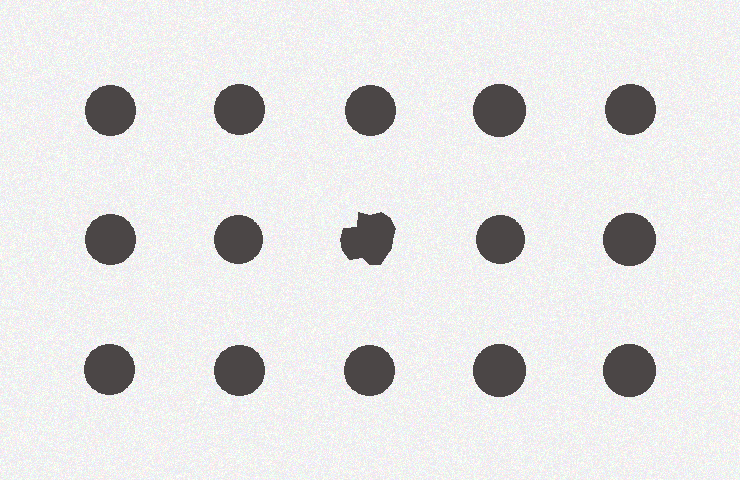
#> input picture vision/samples/abnormal_shape.png, 740 x 480 px
$ python -i main.py   (imports and definitions only)
#> lines starting #> are read from the running program, lines starting #| are printed output that depends on the picture; after the words box and inside, x2 and y2 are one past the last pixel; in counts of white or black regions, pixels touching at a corner belong together
"""Dispensing metrology service.

Classical computer vision, deliberately: no training data is required and every
number traces to a pixel measurement a process engineer can reproduce with a
microscope and a ruler. Thresholding is Otsu, shape is the standard isoperimetric
circularity ratio, dispersion is the coefficient of variation.
"""

from __future__ import annotations

import base64
import io
import math

import cv2
import numpy as np
from fastapi import FastAPI, File, Form, UploadFile
from fastapi.middleware.cors import CORSMiddleware

# [4 lines not run here, left out]

# Deposits smaller than this fraction of the frame are treated as sensor noise.
MIN_AREA_FRACTION = 5e-4
CIRCULARITY_IRREGULAR = 0.80
# Control limits as a fraction of the median deposit area. Median-based rather
# than mean +/- 2 sigma: with a bimodal population the standard deviation
# inflates until genuine outliers stop clearing the limit.
UNDERSIZED_LIMIT = 0.70
OVERSIZED_LIMIT = 1.40


def _segment(gray: np.ndarray) -> np.ndarray:
    """Otsu threshold, oriented so deposits are foreground regardless of polarity."""
    blurred = cv2.GaussianBlur(gray, (5, 5), 0)
    _, binary = cv2.threshold(blurred, 0, 255, cv2.THRESH_BINARY + cv2.THRESH_OTSU)
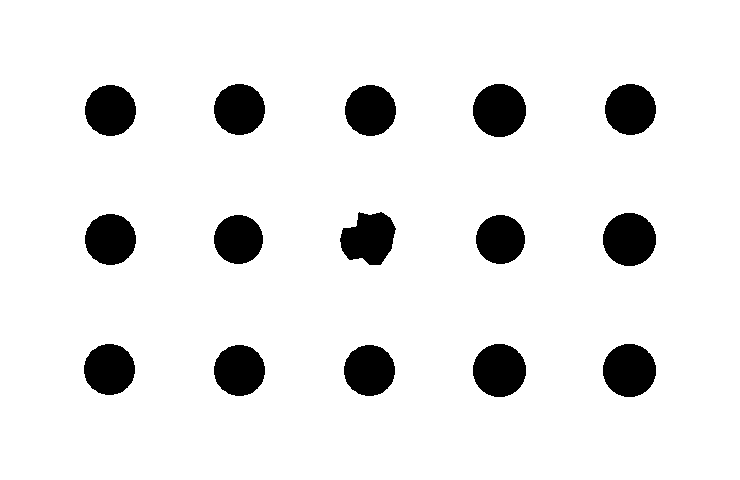
#> binary: shape (480, 740); 91.2% white; 15 black regions, largest, box (x1, y1, x2, y2) and area: (473, 84, 526, 137) 2217, (603, 213, 656, 266) 2216, (473, 344, 526, 397) 2216

    # If the "foreground" occupies most of the frame we picked the wrong polarity.
    if np.count_nonzero(binary) > binary.size * 0.5:
        binary = cv2.bitwise_not(binary)

    kernel = cv2.getStructuringElement(cv2.MORPH_ELLIPSE, (5, 5))
    binary = cv2.morphologyEx(binary, cv2.MORPH_OPEN, kernel, iterations=1)
    return cv2.morphologyEx(binary, cv2.MORPH_CLOSE, kernel, iterations=1)


# [106 lines left out: functions _measure_blobs, _position_deviation, _annotate, not called in this run]


# [3 lines that did not run here, left out]


# [73 lines left out: function measure_image, not called in this run]


# [6 lines not run here, left out]

>>> import cv2
>>> picture = cv2.imread('samples/abnormal_shape.png', cv2.IMREAD_GRAYSCALE)
>>> result = _segment(picture)

$ run again, on vision/samples/bridging_dots.png
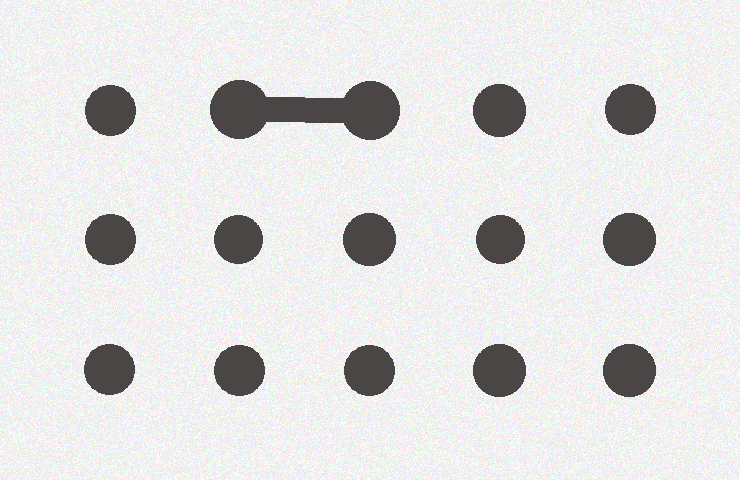
#> input picture vision/samples/bridging_dots.png, 740 x 480 px
#> in _segment, `_, binary = cv2.threshold(blurred, 0, 255, cv2.THRESH_BINARY + cv2.THR..`:
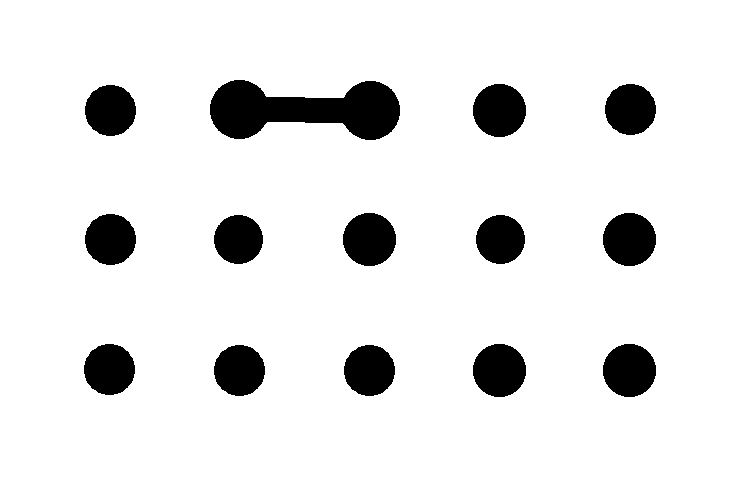
#> binary: shape (480, 740); 90.3% white; 14 black regions, largest, box (x1, y1, x2, y2) and area: (210, 80, 400, 140) 7323, (473, 84, 526, 137) 2217, (343, 213, 396, 266) 2217
